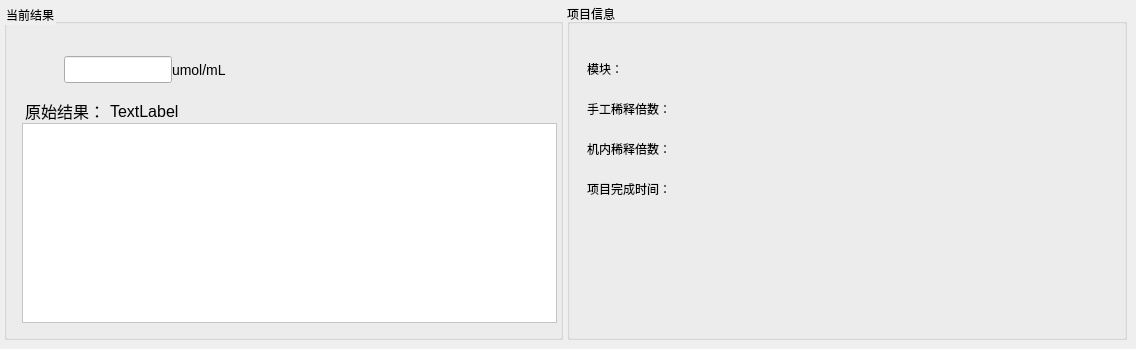
   <widget class="QWidget" name="page_3">
    <widget class="QGroupBox" name="groupBox_7">
     <property name="geometry">
      <rect>
       <x>567</x>
       <y>4</y>
       <width>560</width>
       <height>336</height>
      </rect>
     </property>
     <property name="title">
      <string>项目信息</string>
     </property>
     <property name="borders" stdset="0">
      <string notr="true">group_right_angle</string>
     </property>
     <widget class="QWidget" name="widget51" native="true">
      <property name="geometry">
       <rect>
        <x>20</x>
        <y>50</y>
        <width>521</width>
        <height>261</height>
       </rect>
      </property>
      <layout class="QVBoxLayout" name="verticalLayout_4">
       <property name="spacing">
        <number>10</number>
       </property>
       <property name="leftMargin">
        <number>0</number>
       </property>
       <property name="topMargin">
        <number>0</number>
       </property>
       <property name="rightMargin">
        <number>0</number>
       </property>
       <property name="bottomMargin">
        <number>0</number>
       </property>
       <item>
        <layout class="QHBoxLayout" name="horizontalLayout_17">
         <property name="spacing">
          <number>5</number>
         </property>
         <item>
          <widget class="QLabel" name="label_33">
           <property name="minimumSize">
            <size>
             <width>0</width>
             <height>30</height>
            </size>
           </property>
           <property name="text">
            <string>模块：</string>
           </property>
          </widget>
         </item>
         <item>
          <widget class="QLabel" name="module_index_2">
           <property name="minimumSize">
            <size>
             <width>0</width>
             <height>30</height>
            </size>
           </property>
           <property name="text">
            <string/>
           </property>
          </widget>
         </item>
         <item>
          <spacer name="horizontalSpacer_18">
           <property name="orientation">
            <enum>Qt::Horizontal</enum>
           </property>
           <property name="sizeHint" stdset="0">
            <size>
             <width>40</width>
             <height>0</height>
            </size>
           </property>
          </spacer>
         </item>
        </layout>
       </item>
       <item>
        <layout class="QHBoxLayout" name="horizontalLayout_19">
         <property name="spacing">
          <number>5</number>
         </property>
         <item>
          <widget class="QLabel" name="label_32">
           <property name="minimumSize">
            <size>
             <width>0</width>
             <height>30</height>
            </size>
           </property>
           <property name="text">
            <string>手工稀释倍数：</string>
           </property>
           <property name="fonts" stdset="0">
            <string notr="true">16</string>
           </property>
          </widget>
         </item>
         <item>
          <widget class="QLabel" name="manual_duli_times_4">
           <property name="minimumSize">
            <size>
             <width>0</width>
             <height>30</height>
            </size>
           </property>
           <property name="text">
            <string/>
           </property>
          </widget>
         </item>
         <item>
          <spacer name="horizontalSpacer_16">
           <property name="orientation">
            <enum>Qt::Horizontal</enum>
           </property>
           <property name="sizeHint" stdset="0">
            <size>
             <width>40</width>
             <height>0</height>
            </size>
           </property>
          </spacer>
         </item>
        </layout>
       </item>
       <item>
        <layout class="QHBoxLayout" name="horizontalLayout_18">
         <property name="spacing">
          <number>5</number>
         </property>
         <item>
          <widget class="QLabel" name="label_34">
           <property name="minimumSize">
            <size>
             <width>0</width>
             <height>30</height>
            </size>
           </property>
           <property name="text">
            <string>机内稀释倍数：</string>
           </property>
          </widget>
         </item>
         <item>
          <widget class="QLabel" name="device_dulition_times">
           <property name="minimumSize">
            <size>
             <width>0</width>
             <height>30</height>
            </size>
           </property>
           <property name="styleSheet">
            <string notr="true"/>
           </property>
           <property name="text">
            <string/>
           </property>
          </widget>
         </item>
         <item>
          <spacer name="horizontalSpacer_17">
           <property name="orientation">
            <enum>Qt::Horizontal</enum>
           </property>
           <property name="sizeHint" stdset="0">
            <size>
             <width>40</width>
             <height>0</height>
            </size>
           </property>
          </spacer>
         </item>
        </layout>
       </item>
       <item>
        <layout class="QHBoxLayout" name="horizontalLayout_16">
         <property name="spacing">
          <number>5</number>
         </property>
         <item>
          <widget class="QLabel" name="label_37">
           <property name="minimumSize">
            <size>
             <width>0</width>
             <height>30</height>
            </size>
           </property>
           <property name="text">
            <string>项目完成时间：</string>
           </property>
          </widget>
         </item>
         <item>
          <widget class="QLabel" name="assay_finished_time_4">
           <property name="minimumSize">
            <size>
             <width>0</width>
             <height>30</height>
            </size>
           </property>
           <property name="text">
            <string/>
           </property>
          </widget>
         </item>
         <item>
          <spacer name="horizontalSpacer_19">
           <property name="orientation">
            <enum>Qt::Horizontal</enum>
           </property>
           <property name="sizeHint" stdset="0">
            <size>
             <width>40</width>
             <height>0</height>
            </size>
           </property>
          </spacer>
         </item>
        </layout>
       </item>
       <item>
        <spacer name="verticalSpacer_4">
         <property name="orientation">
          <enum>Qt::Vertical</enum>
         </property>
         <property name="sizeHint" stdset="0">
          <size>
           <width>20</width>
           <height>40</height>
          </size>
         </property>
        </spacer>
       </item>
      </layout>
     </widget>
    </widget>
    <widget class="QGroupBox" name="groupBox_8">
     <property name="geometry">
      <rect>
       <x>4</x>
       <y>4</y>
       <width>559</width>
       <height>336</height>
      </rect>
     </property>
     <property name="styleSheet">
      <string notr="true">QGroupBox::title {
    font-size:32px;
font-weight: bold;
}</string>
     </property>
     <property name="title">
      <string>当前结果</string>
     </property>
     <property name="borders" stdset="0">
      <string notr="true">group_right_angle</string>
     </property>
     <widget class="QTextEdit" name="result_status_4">
      <property name="geometry">
       <rect>
        <x>18</x>
        <y>119</y>
        <width>535</width>
        <height>200</height>
       </rect>
      </property>
      <property name="styleSheet">
       <string notr="true">background: #fff;
color: #565656;
font-size: 16px;</string>
      </property>
      <property name="verticalScrollBarPolicy">
       <enum>Qt::ScrollBarAlwaysOff</enum>
      </property>
      <property name="horizontalScrollBarPolicy">
       <enum>Qt::ScrollBarAlwaysOff</enum>
      </property>
      <property name="inputs" stdset="0">
       <string notr="true">noborder</string>
      </property>
     </widget>
     <widget class="QWidget" name="horizontalWidget_3" native="true">
      <property name="geometry">
       <rect>
        <x>21</x>
        <y>40</y>
        <width>240</width>
        <height>51</height>
       </rect>
      </property>
      <layout class="QHBoxLayout" name="horizontalLayout_37">
       <property name="spacing">
        <number>0</number>
       </property>
       <item>
        <spacer name="horizontalSpacer_39">
         <property name="orientation">
          <enum>Qt::Horizontal</enum>
         </property>
         <property name="sizeHint" stdset="0">
          <size>
           <width>40</width>
           <height>20</height>
          </size>
         </property>
        </spacer>
       </item>
       <item>
        <widget class="QLineEdit" name="result_Edit_4">
         <property name="minimumSize">
          <size>
           <width>0</width>
           <height>27</height>
          </size>
         </property>
         <property name="maximumSize">
          <size>
           <width>16777215</width>
           <height>27</height>
          </size>
         </property>
         <property name="alignment">
          <set>Qt::AlignCenter</set>
         </property>
         <property name="inputs" stdset="0">
          <string notr="true">noborder</string>
         </property>
        </widget>
       </item>
       <item>
        <widget class="QLabel" name="label_unit_3">
         <property name="styleSheet">
          <string notr="true">font-size: 14px;</string>
         </property>
         <property name="text">
          <string>umol/mL</string>
         </property>
        </widget>
       </item>
       <item>
        <spacer name="horizontalSpacer_40">
         <property name="orientation">
          <enum>Qt::Horizontal</enum>
         </property>
         <property name="sizeHint" stdset="0">
          <size>
           <width>40</width>
           <height>20</height>
          </size>
         </property>
        </spacer>
       </item>
      </layout>
     </widget>
     <widget class="QLabel" name="label_result_edit_bk_4">
      <property name="geometry">
       <rect>
        <x>21</x>
        <y>40</y>
        <width>241</width>
        <height>50</height>
       </rect>
      </property>
      <property name="styleSheet">
       <string notr="true">font-size: 20px;</string>
      </property>
      <property name="text">
       <string/>
      </property>
      <property name="alignment">
       <set>Qt::AlignRight|Qt::AlignTrailing|Qt::AlignVCenter</set>
      </property>
      <property name="bks" stdset="0">
       <string notr="true">result_normal</string>
      </property>
     </widget>
     <widget class="QWidget" name="widget" native="true">
      <property name="geometry">
       <rect>
        <x>21</x>
        <y>96</y>
        <width>531</width>
        <height>22</height>
       </rect>
      </property>
      <property name="styleSheet">
       <string notr="true">font-size: 16px;</string>
      </property>
      <layout class="QHBoxLayout" name="horizontalLayout_44">
       <property name="spacing">
        <number>5</number>
       </property>
       <property name="leftMargin">
        <number>0</number>
       </property>
       <property name="topMargin">
        <number>0</number>
       </property>
       <property name="rightMargin">
        <number>0</number>
       </property>
       <property name="bottomMargin">
        <number>0</number>
       </property>
       <item>
        <widget class="QLabel" name="label_38">
         <property name="styleSheet">
          <string notr="true"/>
         </property>
         <property name="text">
          <string>原始结果：</string>
         </property>
         <property name="fonts" stdset="0">
          <string notr="true">12</string>
         </property>
        </widget>
       </item>
       <item>
        <widget class="QLabel" name="result_show_4">
         <property name="styleSheet">
          <string notr="true"/>
         </property>
         <property name="text">
          <string>TextLabel</string>
         </property>
         <property name="bks" stdset="0">
          <string notr="true">white</string>
         </property>
         <property name="fonts" stdset="0">
          <string notr="true">12</string>
         </property>
        </widget>
       </item>
       <item>
        <spacer name="horizontalSpacer_45">
         <property name="orientation">
          <enum>Qt::Horizontal</enum>
         </property>
         <property name="sizeHint" stdset="0">
          <size>
           <width>40</width>
           <height>20</height>
          </size>
         </property>
        </spacer>
       </item>
      </layout>
     </widget>
     <zorder>widget</zorder>
     <zorder>label_result_edit_bk_4</zorder>
     <zorder>result_status_4</zorder>
     <zorder>horizontalWidget_3</zorder>
    </widget>
   </widget>
